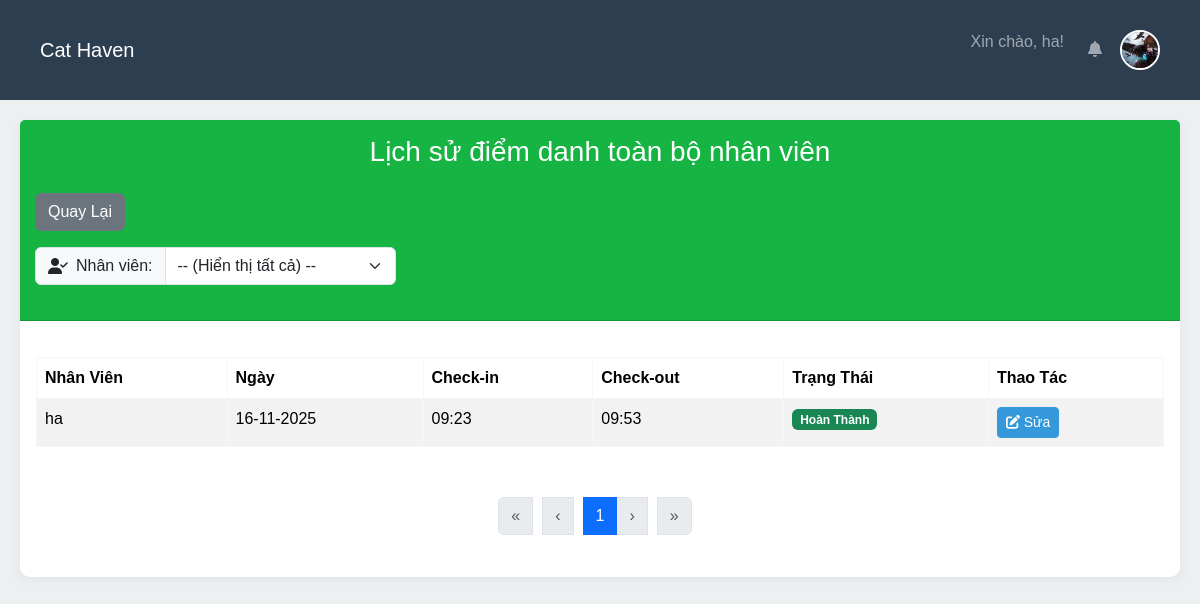
Page /all_history (signed in) on the committed database.
### app/models.py (models this page shows)
class Attendance(db.Model):
    id = db.Column(db.Integer, primary_key=True)
    user_id = db.Column(db.Integer, db.ForeignKey('user.id'), nullable=False)
    check_in = db.Column(db.DateTime, default=lambda: datetime.now(timezone.utc))
    check_out = db.Column(db.DateTime)
    date = db.Column(db.Date, default=lambda: datetime.now(timezone.utc).date())
    image_path = db.Column(db.String(200))
    gps_lat = db.Column(db.Float)
    gps_lng = db.Column(db.Float)
    schedule_id = db.Column(db.Integer, db.ForeignKey('schedule.id'), nullable=True)  # Thêm khóa ngoại tới Schedule

class User(db.Model):
    id = db.Column(db.Integer, primary_key=True)
    username = db.Column(db.String(80), unique=True, nullable=False)
    password = db.Column(db.String(256), nullable=False)
    role = db.Column(db.String(20), default='employee')
    email = db.Column(db.String(120), unique=True, nullable=True)
    full_name = db.Column(db.String(100), nullable=True)
    gender = db.Column(db.String(20), nullable=True)
    avatar_image = db.Column(db.String(200), nullable=False, default='default-avatar.png')
    created_at = db.Column(db.DateTime, default=datetime.utcnow)
    fcm_token = db.Column(db.String(200))
    contracts = db.relationship('Contract', backref='user', lazy=True, cascade="all, delete-orphan")
    attendances = db.relationship('Attendance', backref='user', lazy=True, cascade="all, delete-orphan")
    payrolls = db.relationship('Payroll', backref='user', lazy=True, cascade="all, delete-orphan")
    bonuses = db.relationship('Bonus', backref='user', lazy=True, cascade="all, delete-orphan")
    deductions = db.relationship('Deduction', backref='user', lazy=True, cascade="all, delete-orphan")
    notifications = db.relationship('Notification', backref='user', lazy=True, cascade="all, delete-orphan", order_by="Notification.timestamp.desc()")
    leave_requests = db.relationship('LeaveRequest', backref='user', lazy=True, cascade="all, delete-orphan")

### app/attendance/routes.py (the view)
@attendance_bp.route('/all_history')
def all_history():
    page = request.args.get('page', 1, type=int)
    selected_employee_id = request.args.get('employee_id', 0, type=int)
    RECORDS_PER_PAGE = 12
    all_employees = User.query.filter(User.role != 'admin').all()
    attendances_query = db.session.query(
        Attendance, User.username
    ).join(User, Attendance.user_id == User.id)
    if selected_employee_id > 0:
        attendances_query = attendances_query.filter(Attendance.user_id == selected_employee_id)
    attendances_query = attendances_query.order_by(Attendance.date.desc(), User.username)
    pagination = attendances_query.paginate(
        page=page,
        per_page=RECORDS_PER_PAGE,
        error_out=False
    )
    attendances_on_page = pagination.items
    vn_tz = pytz.timezone('Asia/Ho_Chi_Minh')
    return render_template(
        'attendance/all_history.html',
        attendances_with_users=attendances_on_page,
        pagination=pagination,
        vn_tz=vn_tz,
        all_employees=all_employees,
        selected_employee_id=selected_employee_id
    )

### app/templates/attendance/all_history.html (shortened to what this page needs)
{% extends "base.html" %}
{% block content %}
<div class="card">
    <div class="card-header">
        <h3 style="text-align: center;">Lịch sử điểm danh toàn bộ nhân viên</h3>
        <a href="{{ url_for('attendance.dashboard') }}" class="btn btn-secondary mt-3">Quay Lại</a>
        <div class="row justify-content">
            <div class="col-md-4">
                <form method="GET" action="{{ url_for('attendance.all_history') }}" class="mt-3">
                    <div class="input-group">
                        <span class="input-group-text" id="filter-addon">
                            <i class="fas fa-user-check"></i>
                            <span class="d-none d-sm-inline ms-2">Nhân viên:</span> </span>
                        <select class="form-select" id="employee_id" name="employee_id" onchange="this.form.submit()" aria-label="Lọc theo nhân viên" aria-describedby="filter-addon">
                            <option value="0" {% if selected_employee_id == 0 %}selected{% endif %}>
                                -- (Hiển thị tất cả) --
                            </option>
                        </select>
                    </div>
                </form>
            </div>
        </div>
        </div>
    <div class="card-body">
        <div class="table-responsive">
            <table class="table table-striped" id="historyTable">
                <thead>
                    <tr>
                        <th>Nhân Viên</th>
                        <th>Ngày</th>
                        <th>Check-in</th>
                        <th>Check-out</th>
                        <th>Trạng Thái</th>
                        <th>Thao Tác</th>
                    </tr>
                </thead>
                <tbody>
                    {% for attendance_record, username in attendances_with_users %}
                    <tr>
                        <td>{{ username }}</td>
                        <td>{{ attendance_record.date.strftime('%d-%m-%Y') }}</td>
                        <td>{{ attendance_record.check_in.astimezone(vn_tz).strftime('%H:%M') if attendance_record.check_in else '-' }}</td>
                        <td>{{ attendance_record.check_out.astimezone(vn_tz).strftime('%H:%M') if attendance_record.check_out else '-' }}</td>
                        <td>
                            {% if attendance_record.check_in and attendance_record.check_out %}
                                <span class="badge bg-success">Hoàn Thành</span>
                            {% elif attendance_record.check_in %}
                                <span class="badge bg-warning text-dark">Chưa Check-out</span>
                            {% else %}
                                 <span class="badge bg-secondary">Vắng mặt</span>
                            {% endif %}
                        </td>
                        <td>
                            <button type="button" class="btn btn-sm btn-primary" data-bs-toggle="modal" data-bs-target="#editModal{{ attendance_record.id }}">
                                <i class="fas fa-edit"></i> Sửa
                            </button>
                        </td>
                    </tr>
                    {% else %}
                    <tr>
                        <td colspan="6" class="text-center">Không tìm thấy dữ liệu phù hợp.</td>
                    </tr>
                    {% endfor %}
                </tbody>
            </table>
        </div>
        {% if pagination %}
        <nav aria-label="Page navigation" class="mt-4">
            <ul class="pagination justify-content-center">
                <li class="page-item {% if not pagination.has_prev %}disabled{% endif %}">
                    <a class="page-link" href="{{ url_for('attendance.all_history', page=1, employee_id=selected_employee_id) }}">&laquo;</a>
                </li>
                <li class="page-item {% if not pagination.has_prev %}disabled{% endif %}">
                    <a class="page-link" href="{{ url_for('attendance.all_history', page=pagination.prev_num, employee_id=selected_employee_id) }}">&lsaquo;</a>
                </li>
                {% for p in pagination.iter_pages(left_edge=1, right_edge=1, left_current=2, right_current=3) %}
                    {% if p %}
                        {% if p == pagination.page %}
                            <li class="page-item active" aria-current="page">
                                <span class="page-link">{{ p }}</span>
                            </li>
                        {% else %}
                            <li class="page-item">
                                <a class="page-link" href="{{ url_for('attendance.all_history', page=p, employee_id=selected_employee_id) }}">{{ p }}</a>
                            </li>
                        {% endif %}
                    {% else %}
                        <li class="page-item disabled"><span class="page-link">&hellip;</span></li>
                    {% endif %}
                {% endfor %}
                <li class="page-item {% if not pagination.has_next %}disabled{% endif %}">
                    <a class="page-link" href="{{ url_for('attendance.all_history', page=pagination.next_num, employee_id=selected_employee_id) }}">&rsaquo;</a>
                </li>
                <li class="page-item {% if not pagination.has_next %}disabled{% endif %}">
                    <a class="page-link" href="{{ url_for('attendance.all_history', page=pagination.pages, employee_id=selected_employee_id) }}">&raquo;</a>
                </li>
            </ul>
        </nav>
        {% endif %}
    </div>
</div>
{% endblock %}

### app/static/css/style.css (style rules this page uses)
body { font-family: Arial, sans-serif; margin: 0; padding: 0; background-color: #ECF0F1; }
nav { background: #ffffff; padding: 10px; color: white; }
nav a { margin-right: 10px; text-decoration: none; color: white; transition: all 0.3s ease; }
form { margin: 20px 0; }
button { padding: 10px; background: #47ce86e1; color: white; border: none; cursor: pointer; border-radius: 5px; }
table { border-collapse: collapse; width: 100%; margin: 20px 0; }
th, td { border: 1px solid #f4f6f8; padding: 12px; text-align: left; }
th { background-color: #1e3b8aad; color: white; }
:root { --bg-color: #ECF0F1; --primary-dark: #2C3E50; --primary-accent: #3498DB; --secondary-accent: #1ABC9C; --info-color: #95A5A6; --danger-color: #E74C3C; --white-color: #FFFFFF; --text-color: #2C3E50; }
body { background-color: var(--bg-color); color: var(--text-color); }
.btn-primary { background-color: var(--primary-accent); border-color: var(--primary-accent); }
.card-header { background-color: var(--secondary-accent); color: var(--white-color); }
.card { box-shadow: 0 2px 10px rgba(222, 225, 233, 0.848); border-radius: 10px; border: none; margin-bottom: 20px; }
.card-header { background: #16b543; color: white; padding: 15px; border-radius: 10px 10px 0 0; }

### rows in the picture
Attendance: username "ha", date "16-11-2025", check_in.astimezone "09:23", check_out.astimezone "09:53", shows "Hoàn Thành"

### other values in the picture
{{ session.username }} "ha"
{{ p }} "1"
